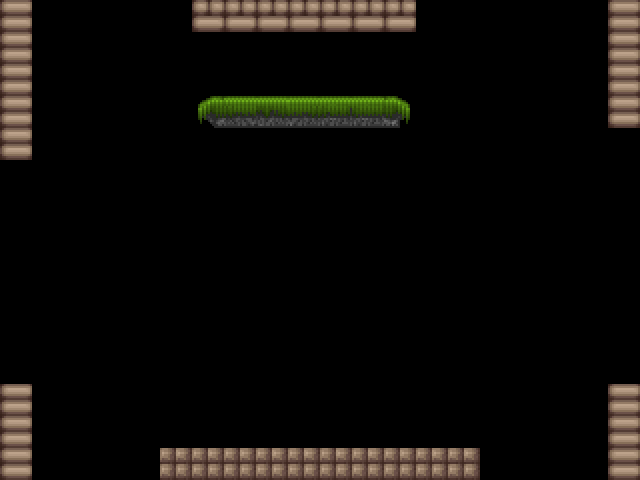

A 2D game scene composited from a Tiled map and its tileset images. What follows is a short description and the map's XML, with each tile layer's data collapsed to a summary:
An orthogonal 20x15 tile map with 32x32 px tiles, 2 tile layers (Tile Layer 1, Tile Layer 2), 1 hidden layer not drawn and 9 objects.

<map version="1.0" orientation="orthogonal" renderorder="right-down" width="20" height="15" tilewidth="32" tileheight="32" nextobjectid="32">
 <properties>
  <property name="gravity" value="0,9.81" />
 </properties>
 <tileset firstgid="1" name="MyTileset" tilewidth="32" tileheight="32" spacing="2" margin="2" tilecount="198" columns="18">
  <properties>
   <property name="testproperty" value="test" />
  </properties>
  <image source="Textures/blocks1.png" width="614" height="376" />
 </tileset>
 <imagelayer name="Image Layer 1" visible="0">
  <image source="Textures/Desert.jpg" width="1024" height="768" />
 </imagelayer>
 <layer name="Tile Layer 1" width="20" height="15">
  <data>[300 cells, 7 non-empty, 7 distinct tile ids]</data>
 </layer>
 <layer name="Tile Layer 2" width="20" height="15">
  <data>[300 cells, 32 non-empty, 3 distinct tile ids]</data>
 </layer>
 <objectgroup name="Object Layer 1">
  <object id="1" x="134.816" y="179.89" width="215" height="120" rotation="19.0726" />
  <object id="2" x="525.712" y="197.712" rotation="25.6847">
   <polygon points="0,0 106,90 6,196" />
  </object>
  <object id="3" x="82.54" y="30.2301" width="88" height="113.412" rotation="19.501">
   <ellipse />
  </object>
  <object id="6" x="294" y="192" rotation="-8">
   <polyline points="0,0 73,-21 100,28 161,-30 183,-16" />
  </object>
  <object id="14" gid="128" x="256" y="416" width="32" height="32" />
  <object id="15" gid="128" x="288" y="416" width="32" height="32" />
  <object id="16" gid="128" x="352" y="416" width="32" height="32" />
  <object id="17" gid="128" x="320" y="416" width="32" height="32" />
  <object id="18" gid="128" x="224" y="416" width="32" height="32" />
 </objectgroup>
</map>